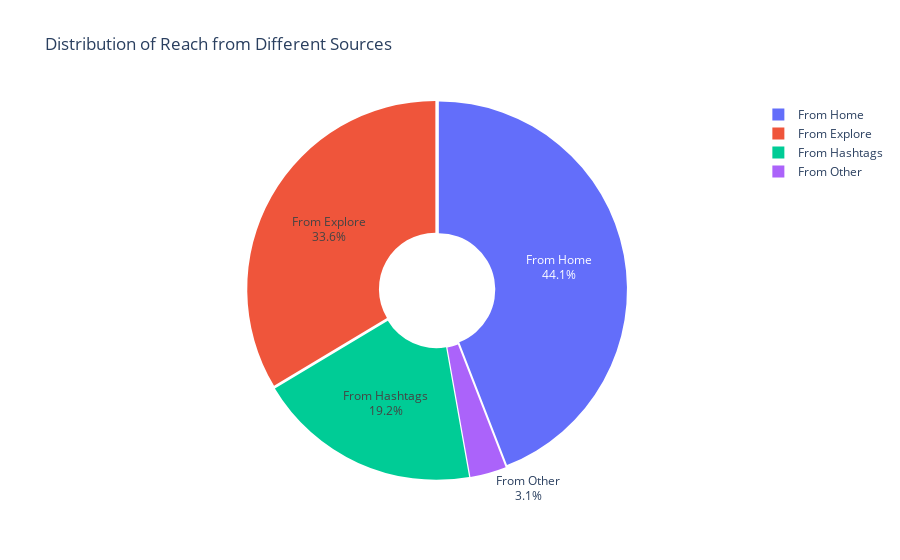

Notebook source saved alongside this figure:
### Markdown cell above
## **Task 7**
> Have a look at the distribution of reach from different sources

### Code cell
labels = ['From Home', 'From Hashtags', 'From Explore', 'From Other']
values = [44.1, 19.2, 33.6, 3.1]
fig = go.Figure(data=[go.Pie(labels=labels, values=values, hole=0.3)])
fig.update_traces(textinfo='percent+label', pull=[0.01, 0.01, 0.01, 0.01])
fig.update_layout(title='Distribution of Reach from Different Sources')
fig.show()

### Figure 1 — Plotly figure (JSON) as saved in the notebook; plotly's stock layout.template omitted (floating-point values rounded to 4 significant figures)
{"data": [{"hole": 0.3, "labels": ["From Home", "From Hashtags", "From Explore", "From Other"], "pull": [0.01, 0.01, 0.01, 0.01], "textinfo": "percent+label", "type": "pie", "values": [44.1, 19.2, 33.6, 3.1]}], "layout": {"title": {"text": "Distribution of Reach from Different Sources"}}}
